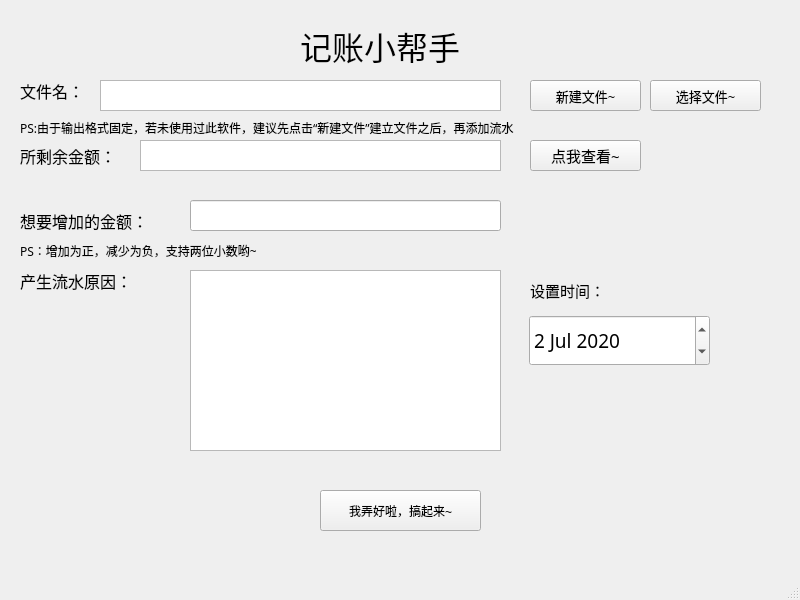
<?xml version="1.0" encoding="UTF-8"?>
<ui version="4.0">
 <class>MainWindow</class>
 <widget class="QMainWindow" name="MainWindow">
  <property name="geometry">
   <rect>
    <x>0</x>
    <y>0</y>
    <width>800</width>
    <height>600</height>
   </rect>
  </property>
  <property name="windowTitle">
   <string>MainWindow</string>
  </property>
  <widget class="QWidget" name="centralwidget">
   <widget class="QTextBrowser" name="textBrowser_text">
    <property name="geometry">
     <rect>
      <x>100</x>
      <y>80</y>
      <width>401</width>
      <height>31</height>
     </rect>
    </property>
   </widget>
   <widget class="QPushButton" name="pushButton_new">
    <property name="geometry">
     <rect>
      <x>530</x>
      <y>80</y>
      <width>111</width>
      <height>31</height>
     </rect>
    </property>
    <property name="font">
     <font>
      <family>字体管家棉花糖</family>
      <pointsize>10</pointsize>
     </font>
    </property>
    <property name="text">
     <string>新建文件~</string>
    </property>
   </widget>
   <widget class="QPushButton" name="pushButton_old">
    <property name="geometry">
     <rect>
      <x>650</x>
      <y>80</y>
      <width>111</width>
      <height>31</height>
     </rect>
    </property>
    <property name="font">
     <font>
      <family>字体管家棉花糖</family>
      <pointsize>10</pointsize>
     </font>
    </property>
    <property name="text">
     <string>选择文件~</string>
    </property>
   </widget>
   <widget class="QLabel" name="label">
    <property name="geometry">
     <rect>
      <x>20</x>
      <y>80</y>
      <width>71</width>
      <height>21</height>
     </rect>
    </property>
    <property name="font">
     <font>
      <family>汉仪橄榄体简</family>
      <pointsize>12</pointsize>
     </font>
    </property>
    <property name="text">
     <string>文件名：</string>
    </property>
   </widget>
   <widget class="QLabel" name="label_2">
    <property name="geometry">
     <rect>
      <x>20</x>
      <y>140</y>
      <width>121</width>
      <height>31</height>
     </rect>
    </property>
    <property name="font">
     <font>
      <family>汉仪橄榄体简</family>
      <pointsize>12</pointsize>
     </font>
    </property>
    <property name="text">
     <string>所剩余金额：</string>
    </property>
   </widget>
   <widget class="QTextBrowser" name="textBrowser_less">
    <property name="geometry">
     <rect>
      <x>140</x>
      <y>140</y>
      <width>361</width>
      <height>31</height>
     </rect>
    </property>
   </widget>
   <widget class="QPushButton" name="pushButton_check">
    <property name="geometry">
     <rect>
      <x>530</x>
      <y>140</y>
      <width>111</width>
      <height>31</height>
     </rect>
    </property>
    <property name="font">
     <font>
      <family>字体管家棉花糖</family>
      <pointsize>11</pointsize>
     </font>
    </property>
    <property name="text">
     <string>点我查看~</string>
    </property>
   </widget>
   <widget class="QLabel" name="label_3">
    <property name="geometry">
     <rect>
      <x>20</x>
      <y>210</y>
      <width>161</width>
      <height>21</height>
     </rect>
    </property>
    <property name="font">
     <font>
      <family>汉仪橄榄体简</family>
      <pointsize>12</pointsize>
     </font>
    </property>
    <property name="text">
     <string>想要增加的金额：</string>
    </property>
   </widget>
   <widget class="QLineEdit" name="lineEdit_getmoney">
    <property name="geometry">
     <rect>
      <x>190</x>
      <y>200</y>
      <width>311</width>
      <height>31</height>
     </rect>
    </property>
   </widget>
   <widget class="QLabel" name="label_4">
    <property name="geometry">
     <rect>
      <x>20</x>
      <y>270</y>
      <width>131</width>
      <height>21</height>
     </rect>
    </property>
    <property name="font">
     <font>
      <family>汉仪橄榄体简</family>
      <pointsize>12</pointsize>
     </font>
    </property>
    <property name="text">
     <string>产生流水原因：</string>
    </property>
   </widget>
   <widget class="QPlainTextEdit" name="plainTextEdit_Reason">
    <property name="geometry">
     <rect>
      <x>190</x>
      <y>270</y>
      <width>311</width>
      <height>181</height>
     </rect>
    </property>
   </widget>
   <widget class="QDateEdit" name="dateEdit_time">
    <property name="geometry">
     <rect>
      <x>529</x>
      <y>315</y>
      <width>181</width>
      <height>51</height>
     </rect>
    </property>
    <property name="font">
     <font>
      <family>方圆卡通POP字</family>
      <pointsize>14</pointsize>
     </font>
    </property>
    <property name="dateTime">
     <datetime>
      <hour>0</hour>
      <minute>0</minute>
      <second>0</second>
      <year>2020</year>
      <month>7</month>
      <day>2</day>
     </datetime>
    </property>
   </widget>
   <widget class="QLabel" name="label_5">
    <property name="geometry">
     <rect>
      <x>530</x>
      <y>270</y>
      <width>111</width>
      <height>41</height>
     </rect>
    </property>
    <property name="font">
     <font>
      <family>汉仪橄榄体简</family>
      <pointsize>11</pointsize>
     </font>
    </property>
    <property name="text">
     <string>设置时间：</string>
    </property>
   </widget>
   <widget class="QLabel" name="label_6">
    <property name="geometry">
     <rect>
      <x>20</x>
      <y>240</y>
      <width>481</width>
      <height>21</height>
     </rect>
    </property>
    <property name="font">
     <font>
      <family>字体管家棉花糖</family>
     </font>
    </property>
    <property name="text">
     <string>PS：增加为正，减少为负，支持两位小数哟~</string>
    </property>
   </widget>
   <widget class="QPushButton" name="pushButton_sure">
    <property name="geometry">
     <rect>
      <x>320</x>
      <y>490</y>
      <width>161</width>
      <height>41</height>
     </rect>
    </property>
    <property name="text">
     <string>我弄好啦，搞起来~</string>
    </property>
   </widget>
   <widget class="QLabel" name="label_7">
    <property name="geometry">
     <rect>
      <x>300</x>
      <y>20</y>
      <width>211</width>
      <height>51</height>
     </rect>
    </property>
    <property name="font">
     <font>
      <family>字体管家棉花糖</family>
      <pointsize>24</pointsize>
     </font>
    </property>
    <property name="text">
     <string>记账小帮手</string>
    </property>
   </widget>
   <widget class="QLabel" name="label_8">
    <property name="geometry">
     <rect>
      <x>20</x>
      <y>120</y>
      <width>651</width>
      <height>16</height>
     </rect>
    </property>
    <property name="font">
     <font>
      <family>字体管家棉花糖</family>
     </font>
    </property>
    <property name="text">
     <string>PS:由于输出格式固定，若未使用过此软件，建议先点击“新建文件”建立文件之后，再添加流水</string>
    </property>
   </widget>
  </widget>
  <widget class="QMenuBar" name="menubar">
   <property name="geometry">
    <rect>
     <x>0</x>
     <y>0</y>
     <width>800</width>
     <height>26</height>
    </rect>
   </property>
  </widget>
  <widget class="QStatusBar" name="statusbar"/>
 </widget>
 <resources/>
 <connections/>
</ui>
